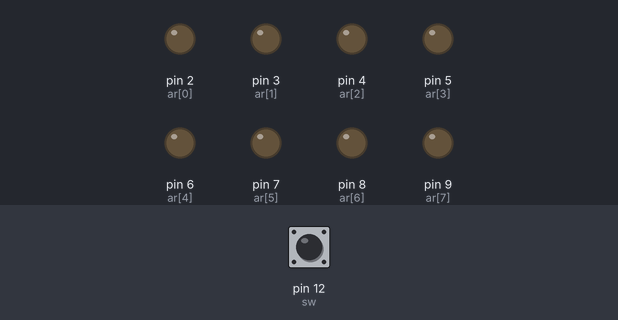
Bench run of a sketch on a simulated Arduino Uno, built with avr-gcc and run on an emulated ATmega328P. On the bench: output pins drawn as LEDs (lit = HIGH). The inputs (shaded band) are chosen by the test bench; at power-on: pin 12 (sw) HIGH.

Above: at 1.2 s.
1.3 s: pin 12 (sw) pulled LOW for 0.15 s
At 1.7 s:
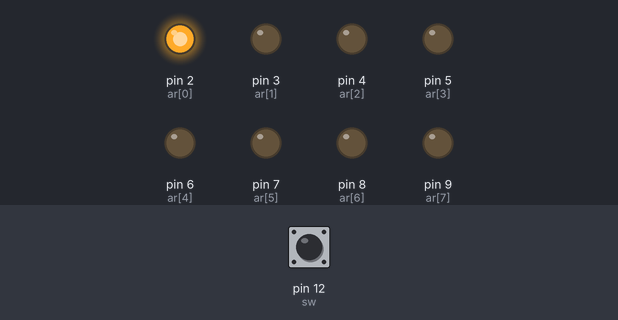
4.3 s: pin 12 (sw) pulled LOW for 3.2 s
At 6.2 s:
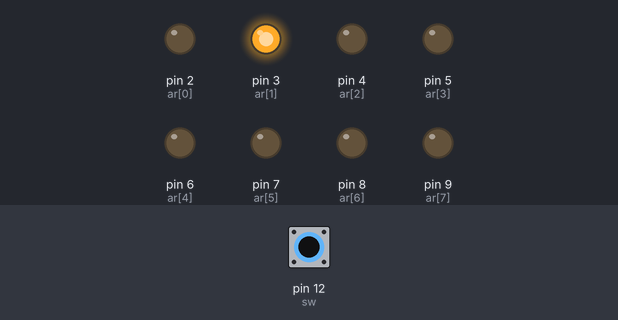
10.3 s: pin 12 (sw) pulled LOW for 1 s
At 11.7 s:
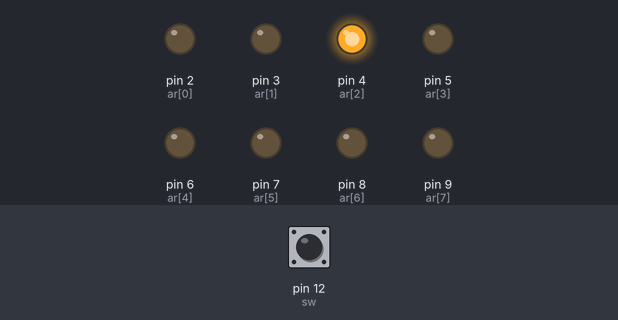
Timing chart, 0 to 15.8 s (numbered marks = the images above; inputs shaded):
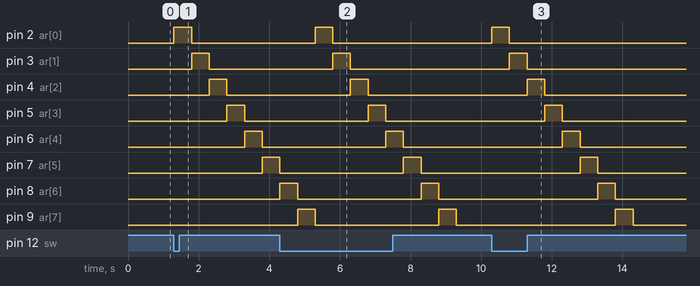

Measured:
- after the input at 1.3 s, pin 2 (ar[0]): LOW → HIGH at once, → LOW 0.50 s later; pin 3 (ar[1]): LOW → HIGH after 0.50 s, → LOW 0.50 s later; pin 4 (ar[2]): LOW → HIGH after 1.0 s, → LOW 0.50 s later; pin 5 (ar[3]): LOW → HIGH after 1.5 s, → LOW 0.50 s later; pin 6 (ar[4]): LOW → HIGH after 2.0 s, → LOW 0.50 s later
- after the input at 4.3 s, pin 2 (ar[0]): LOW → HIGH after 1.0 s, → LOW 0.50 s later; pin 3 (ar[1]): LOW → HIGH after 1.5 s, → LOW 0.50 s later; pin 4 (ar[2]): LOW → HIGH after 2.0 s, → LOW 0.50 s later; pin 5 (ar[3]): LOW → HIGH after 2.5 s, → LOW 0.50 s later; pin 6 (ar[4]): LOW → HIGH after 3.0 s, → LOW 0.50 s later
- after the input at 10.3 s, pin 2 (ar[0]): LOW → HIGH at once, → LOW 0.50 s later; pin 3 (ar[1]): LOW → HIGH after 0.50 s, → LOW 0.50 s later; pin 4 (ar[2]): LOW → HIGH after 1.0 s, → LOW 0.50 s later; pin 5 (ar[3]): LOW → HIGH after 1.5 s, → LOW 0.50 s later; pin 6 (ar[4]): LOW → HIGH after 2.0 s, → LOW 0.50 s later
- by itself, pin 8 (ar[6]), pin 9 (ar[7]): alternates HIGH for 0.50 s and LOW for 3.5 s

The sketch:

SWITCH.ino
```cpp
const int sw=12;

boolean SW1=HIGH;

int ar[]={2,3,4,5,6,7,8,9};

void setup()
{
  pinMode(sw,INPUT);
  for(int j=0;j<8;j++)
    {
    pinMode(ar[j],OUTPUT);
    }
}

void loop(){

SW1=digitalRead(sw);
if(SW1==LOW){
for(int i=0;i<8;i++)
{
  digitalWrite(ar[i],HIGH);
  delay(500);
  digitalWrite(ar[i],LOW);
//  delay(500);

}}}
```
